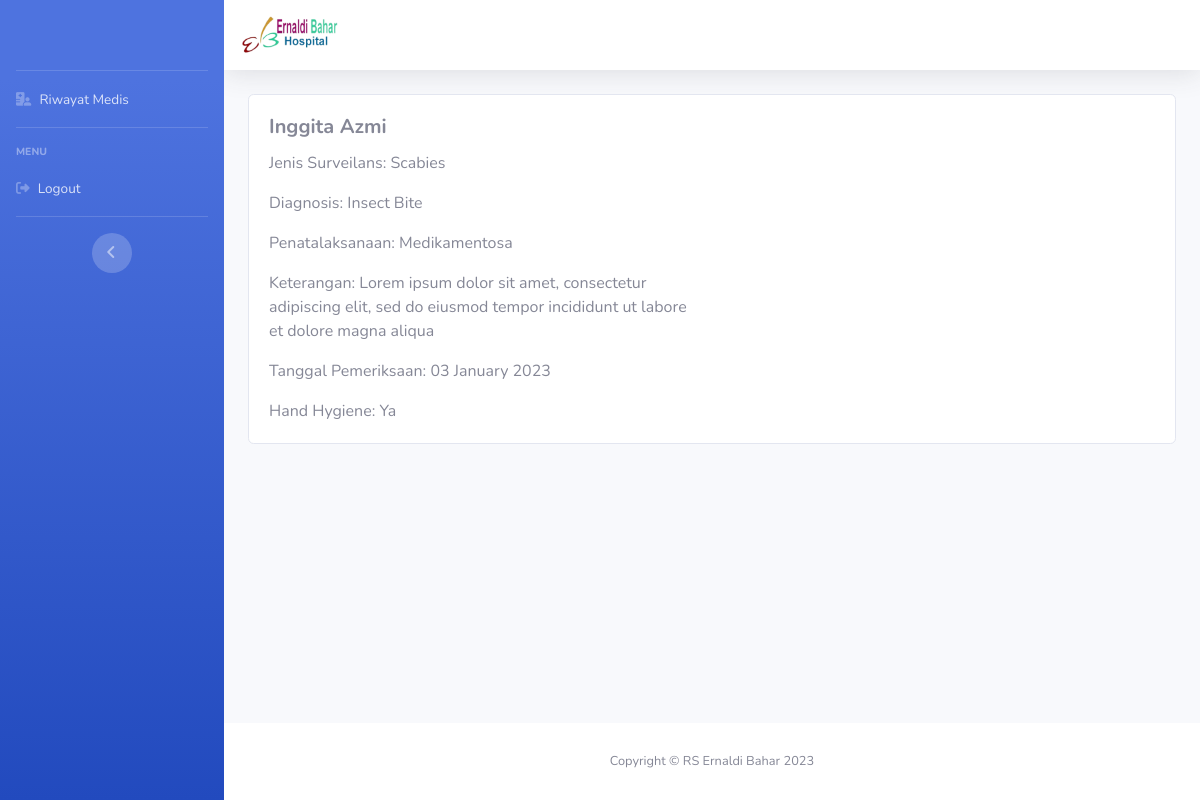
The app's page /perawat/seeScabies/1 with its own data.
### tables this page shows
CREATE TABLE `scabies` (
  `id` int(11) NOT NULL,
  `nama_pasien` varchar(128) NOT NULL,
  `jenis_surveilans` varchar(128) NOT NULL,
  `diagnosis` varchar(128) NOT NULL,
  `penatalaksanaan` varchar(128) NOT NULL,
  `keterangan` text NOT NULL,
  `tgl_pemeriksaan` date NOT NULL,
  `hand_hygiene` varchar(128) NOT NULL
);

### application/controllers/Perawat.php (called while the page is built, shortened)
<?php
class Perawat extends CI_Controller
{
    public function __construct()
    {
        $this->load->model('Dashboard_m');
        $this->load->model('Perawat_m');
        $this->load->helper('url');
    }
    public function seeScabies($id)
    {
        $where = array('id' => $id);
        $data['scabies'] = $this->Perawat_m->seeData($where, 'scabies')->result_array();
        $this->load->view('template/dashboard_header');
        $this->load->view('perawat/detail-scabies', $data);
        $this->load->view('template/dashboard_footer');
    }
}

### index.php (called while the page is built, shortened)
<?php
require_once BASEPATH.'core/CodeIgniter.php';

### application/models/Perawat_m.php (called while the page is built, shortened)
<?php
class Perawat_m extends CI_Model
{
    public function seeData($where, $table)
    {
        return $this->db->get_where($table, $where);
    }
}

### application/views/perawat/detail-scabies.php (the view)
<div class="container-fluid">
    <div class="card w-auto">
        <div class="card-body">
            <div class="row">
                <?php foreach ($scabies as $p) : ?>
                    <div class="col-6">
                        <h5 class="card-title" style="font-weight: bold;"><?= $p['nama_pasien'] ?></h5>
                        <p class="card-text">Jenis Surveilans: <?= $p['jenis_surveilans'] ?></p>
                        <p class="card-text">Diagnosis: <?= $p['diagnosis'] ?></p>
                        <p class="card-text">Penatalaksanaan: <?= $p['penatalaksanaan'] ?></p>
                        <p class="card-text">Keterangan: <?= $p['keterangan'] ?></p>
                        <p class="card-text">Tanggal Pemeriksaan: <?= date('d F Y', strtotime($p['tgl_pemeriksaan'])) ?></p>
                        <p class="card-text">Hand Hygiene: <?= $p['hand_hygiene'] ?></p>
                    </div>
                <?php endforeach; ?>
            </div>
        </div>
    </div>
</div>
</div>

### records on screen
scabies: nama_pasien "Inggita Azmi", jenis_surveilans "Scabies", diagnosis "Insect Bite", penatalaksanaan "Medikamentosa", keterangan "Lorem ipsum dolor sit amet, consectetur adipiscing elit, sed do eiusmod tempor incididunt ut labore et dolore magna aliqua", tgl_pemeriksaan "03 January 2023", hand_hygiene "Ya"
